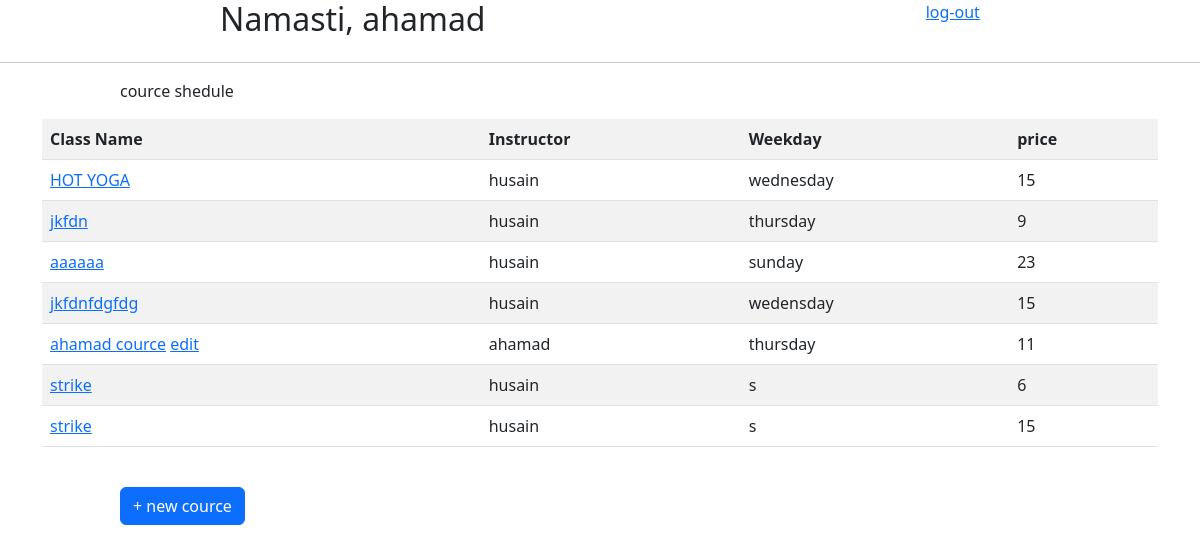
The page /classes (signed in) on the database its author committed.
### exam_app/models.py (models this page shows)
class Cource(models.Model):
    name = models.CharField(max_length=50)
    day =  models.CharField(max_length=50)
    price = models.IntegerField()
    desc = models.TextField()
    user = models.ForeignKey(User, related_name='cources', on_delete = models.CASCADE)
    created_at = models.DateTimeField(auto_now_add=True)
    updated_at = models.DateTimeField(auto_now=True)
    objects = CourceValidation()

class User(models.Model):
    first_name = models.CharField(max_length=255)
    last_name = models.CharField(max_length=255)
    email = models.CharField(max_length=255)
    password = models.CharField(max_length=255)
    created_at = models.DateTimeField(auto_now_add=True)
    updated_at = models.DateTimeField(auto_now=True)
    objects = UserManager()

### exam_app/views.py (the view)
# urls.py: path('classes', views.table),
def table(request):
    context = {
        'all_cources': Cource.objects.all(),
        'user': User.objects.get(id = request.session['user_id'] )
    }
    return render (request,'classes.html',context)

### exam_app/templates/classes.html (shortened to what this page needs)
<!DOCTYPE html>
<html lang="en">
<head>
    {% load static %}
    <link rel="stylesheet" href="{% static 'style.css' %}">
    <link href="https://cdn.jsdelivr.net/npm/bootstrap@5.3.0/dist/css/bootstrap.min.css" rel="stylesheet">
</head>
<body>
    <nav class="nav-container">
       <div><h2>Namasti, {{user.first_name}}</h2></div>
        <div>
            <a href="{% url 'logout'%}">log-out</a>
        </div>
    </nav>
    <hr>
    <p class="p_classes">cource shedule</p>
    <div class="container">
        <table class="table table-striped">
          <th>Class Name</th>
          <th>Instructor</th>
          <th>Weekday</th>
          <th>price</th>
          {% for cource in all_cources%}
          <tr>
            <td><a href="{% url 'details' id=cource.id%}">{{cource.name}}</a>
                {% if user.id == cource.user.id%}
                    <a href="{% url 'edit' id=cource.id%}">edit</a>
                {% endif%}
            </td>
            <td>{{cource.user.first_name}}</td>
            <td>{{cource.day}}</td>
            <td>{{cource.price}}</td>
          </tr>
          {% endfor%}
          </table>
        </div>
        <div>
            <div class="button_control"><a class="btn btn-primary" href="{% url 'create_cource'%}" role="button">+ new cource</a></div>
        </div>
</body>
</html>

### exam_app/static/style.css (style rules this page uses)
td { text-align:left; }
.nav-container { display: flex; justify-content: space-around; flex-direction: row; }
.button_control { margin-left: 120px; margin-top: 40px; }
.p_classes { margin-left: 120px; }

### rows shown on the page
Cource: name "HOT YOGA", user.first_name "husain", day "wednesday", price "15"
Cource: name "jkfdn", user.first_name "husain", day "thursday", price "9"
Cource: name "aaaaaa", user.first_name "husain", day "sunday", price "23"
Cource: name "jkfdnfdgfdg", user.first_name "husain", day "wedensday", price "15"
Cource: name "ahamad cource", shows "edit", user.first_name "ahamad", day "thursday", price "11"
Cource: name "strike", user.first_name "husain", day "s", price "6"
Cource: name "strike", user.first_name "husain", day "s", price "15"
